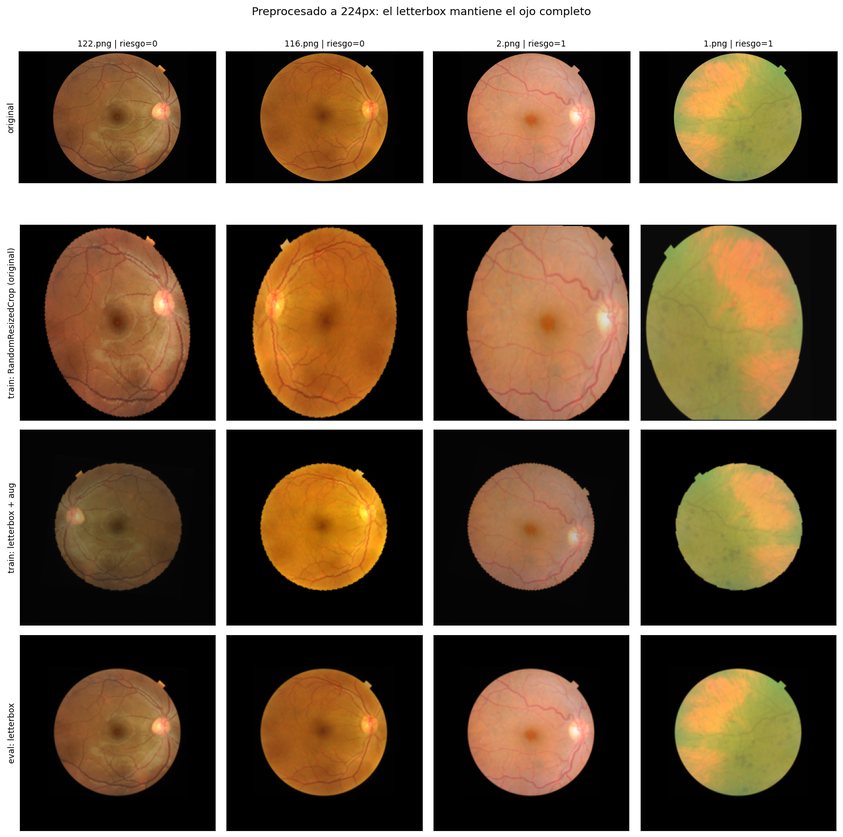
#> input picture clasificacion/artifacts/preprocessing_check_letterbox.png, 843 x 837 px, shrunk from 1396 x 1385 before the run
$ python -i preprocess_paper_a.py   (imports and definitions only)
#> lines starting #> are read from the running program, lines starting #| are printed output that depends on the picture
#> further down, picture is the input picture: PIL image 843x837 RGBA; mean R, G, B, A 112, 93.3, 73.1, 255
"""Image augmentation module (IAM) from PMC9230753.

Weighted enhancement: I_weight = α·I_org + β·I_blur + γ
with α=4, β=-4, γ=128, Gaussian kernel 63×63, σ=10.
Uses PIL + torchvision (no OpenCV dependency).
"""

from __future__ import annotations

import numpy as np
from PIL import Image, ImageFilter


def weighted_enhancement(
    image: Image.Image | np.ndarray,
    *,
    alpha: float = 4.0,
    beta: float = -4.0,
    gamma: float = 128.0,
    ksize: int = 63,
    sigma: float = 10.0,
) -> Image.Image:
#> called with alpha = 4, beta = -4, gamma = 128, ksize = 63, sigma = 10
    if isinstance(image, Image.Image):
        pil = image.convert("RGB")
    else:
        arr = image.astype(np.uint8)
        if arr.ndim == 2:
            arr = np.stack([arr] * 3, axis=-1)
        pil = Image.fromarray(arr)

    # Approximate Gaussian blur; PIL radius ≈ σ
    blur = pil.filter(ImageFilter.GaussianBlur(radius=float(sigma)))
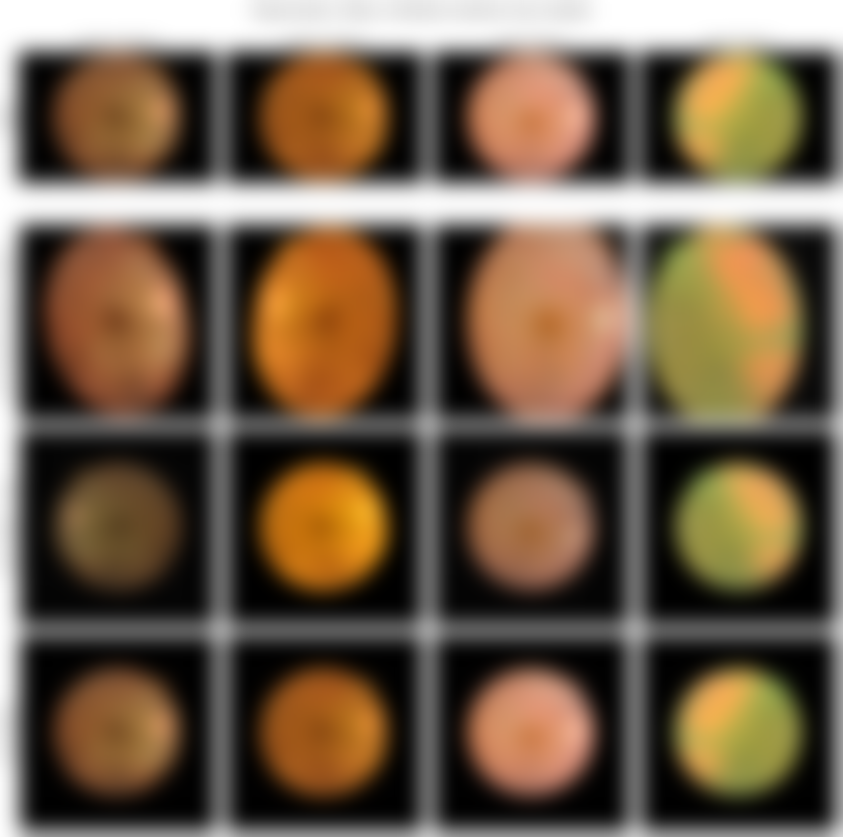
#> blur: PIL image 843x837 RGB; mean R, G, B 112.6, 93.9, 73.7
    org = np.asarray(pil, dtype=np.float32)
    blu = np.asarray(blur, dtype=np.float32)
    # ksize retained for API parity with the paper (PIL uses sigma)
    _ = ksize
    out = alpha * org + beta * blu + gamma
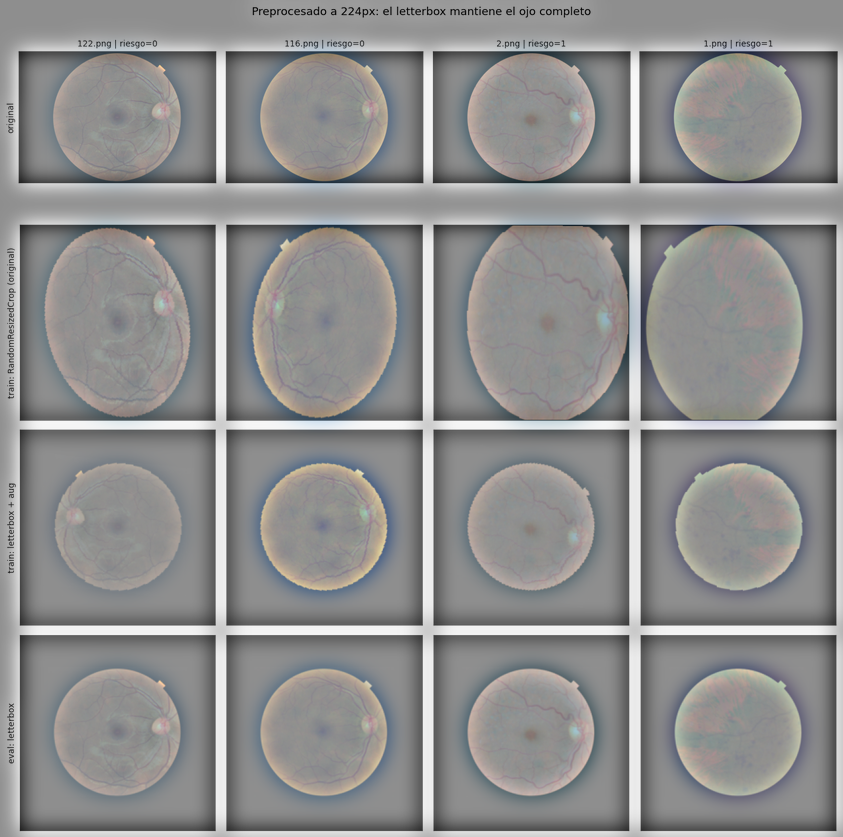
#> out: shape (837, 843, 3) float32; mean R, G, B 125.8, 125.8, 125.8; drawn with min black and max white
    out = np.clip(out, 0, 255).astype(np.uint8)
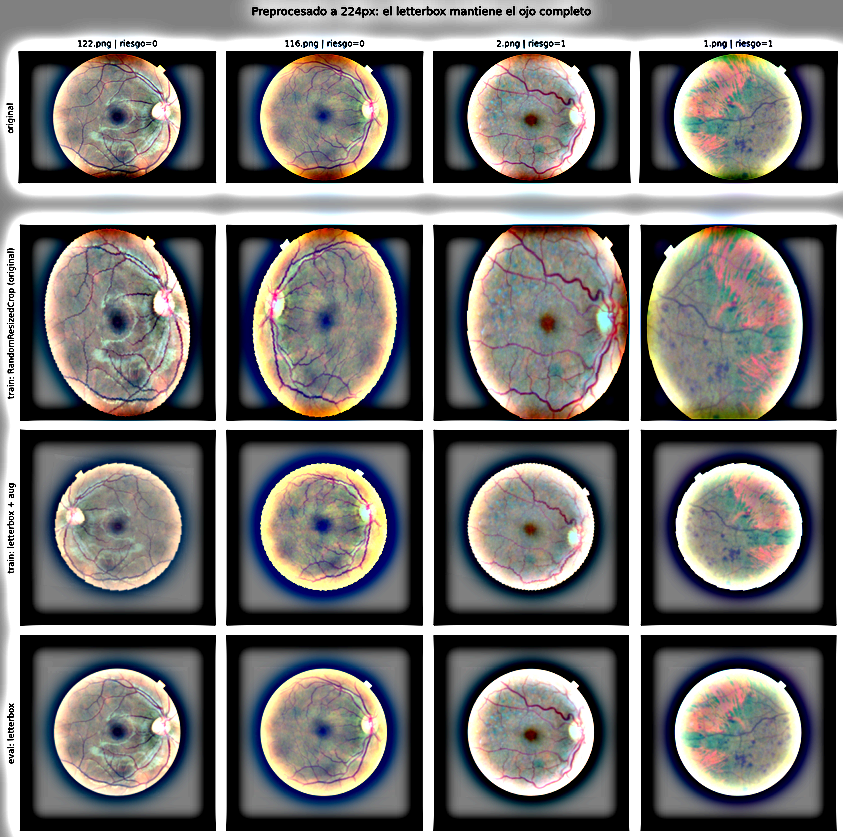
#> out: shape (837, 843, 3); mean R, G, B 118.3, 116.9, 116.2
    return Image.fromarray(out)

>>> from PIL import Image
>>> picture = Image.open('../../../clasificacion/artifacts/preprocessing_check_letterbox.png')
>>> result = weighted_enhancement(picture)
